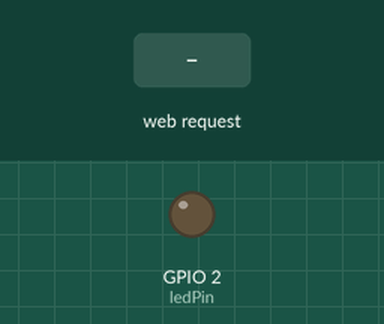
Recording of a sketch running on a simulated ESP32. Shown: output pins drawn as LEDs (lit = HIGH). Inputs (shaded band) come from the test bench. WiFi joins after 1.5 s; servers stay silent unless stated; what the sketch prints to the serial monitor is not drawn.

Above: at 2.7 s.
2.8 s: HTTP request GET /?led1=on received
At 3.3 s:
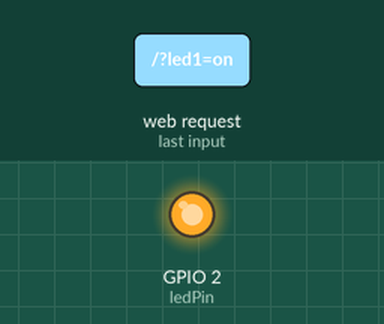
4.3 s: HTTP request GET /?led1=off received
At 5.6 s:
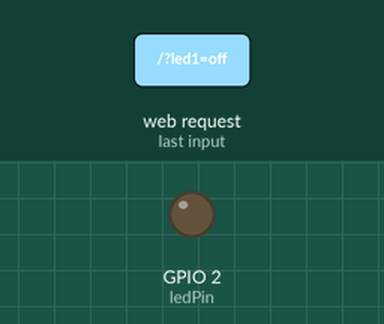
Timing chart, 0 to 7.3 s (numbered marks = the images above; inputs shaded):
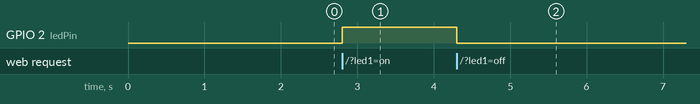

The sketch:

encenderLed.ino
```cpp
//Control Wifi Led
#include <WiFi.h>
#include <WebServer.h>

const char* ssid = "A15";
const char* password = "Valery123";

WebServer server (80);
const int ledPin = 2;

void inicio (){

  /*Servidor tiene argumento llamado led1 - Valor del argumento "led1" igual a - "on"*/
  if (server.hasArg("led1") && server.arg ("led1") == "on"){
    digitalWrite(ledPin, HIGH);
  }

  else if (server.hasArg("led1") && server.arg ("led1") == "off"){
    digitalWrite(ledPin, LOW);
  }

  //Página HTML
  String html = "<html><body>";
  html += " <title>Control LED ESP32</title>";
  html += "<h1>Control del LED</h1>";
  html += "<form method = 'get'>";
  html += "<button type = 'submit' name = 'led1' value = 'on' >Encender</button>";
  html += "<button type = 'submit' name = 'led1' value = 'off' >Apagar</button>";
  html += "</body></html>";

  server.send(200, "text/html", html); //Enviar página HTML
}

void setup() {
 pinMode(ledPin, OUTPUT);

 Serial.begin (115200); //Velocidad
 Serial.println ("Conectando...");
 Serial.println(ssid);

 WiFi.mode(WIFI_STA);//Modo estación
 WiFi.begin(ssid, password);
 Serial.println("");

 while (WiFi.status() != WL_CONNECTED){ //Espera a conectarse
  delay (500);
  Serial.print(".");
 }
 Serial.println ("");
 Serial.println ("Wifi conectado a");
 Serial.println (ssid);
 Serial.println ("Dirección IP asignada por el router: ");
 Serial.println (WiFi.localIP()); //IP dada por el router

 server.on ("/", inicio); //Llamar función
 server.begin();
}

void loop() {
 server.handleClient ();
}
```

Measured:
- after the input at 2.8 s, GPIO 2 (ledPin): LOW → HIGH at once
- after the input at 4.3 s, GPIO 2 (ledPin): HIGH → LOW at once
